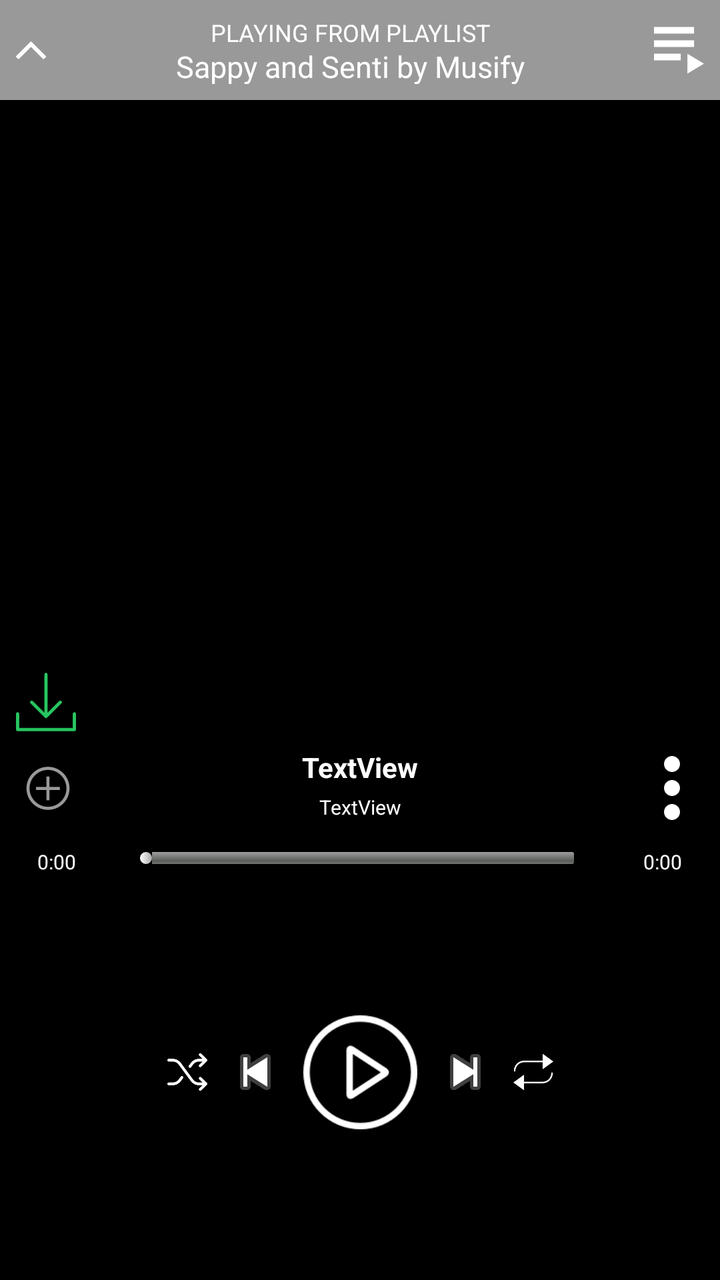
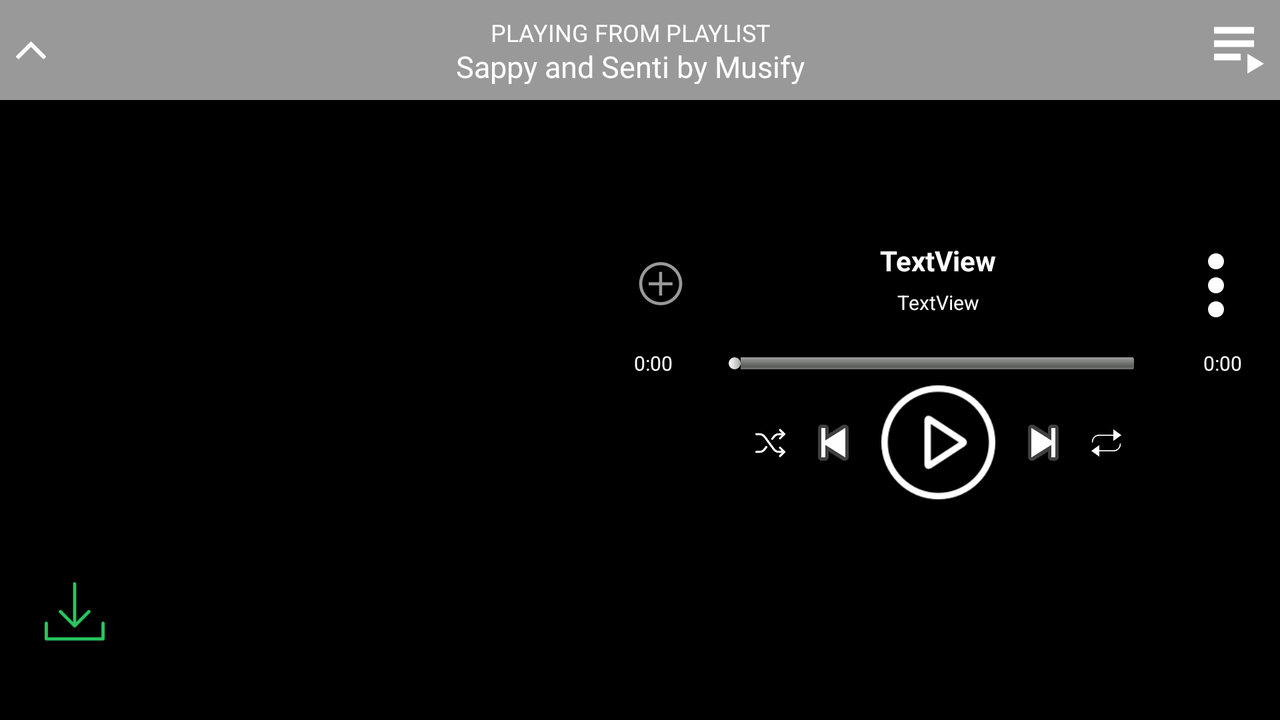

Two renders of one Android screen. The first uses the default layout on a phone; the second uses the alternative layout the repository ships for a different screen configuration, on a matching device. The two XML files are below.
<!-- AndroidManifest.xml: activity theme FullScreen -->
<!-- res/layout/activity_player.xml -->
<?xml version="1.0" encoding="utf-8"?>
<android.support.constraint.ConstraintLayout xmlns:android="http://schemas.android.com/apk/res/android"
    xmlns:app="http://schemas.android.com/apk/res-auto"
    xmlns:tools="http://schemas.android.com/tools"
    android:layout_width="match_parent"
    android:layout_height="match_parent"
    android:background="@android:color/black"
    tools:context=".PlayerActivity">

    <ImageButton
        android:id="@+id/ibPrevious"
        android:layout_width="wrap_content"
        android:layout_height="wrap_content"
        android:layout_marginTop="8dp"
        android:layout_marginEnd="8dp"
        android:layout_marginRight="8dp"
        android:layout_marginBottom="8dp"
        android:background="@android:color/transparent"
        app:layout_constraintBottom_toBottomOf="parent"
        app:layout_constraintEnd_toStartOf="@+id/ibPlayPause"
        app:layout_constraintTop_toBottomOf="@+id/sbMediaSeekbar"
        app:srcCompat="@android:drawable/ic_media_previous" />

    <ImageButton
        android:id="@+id/imageButton8"
        android:layout_width="20dp"
        android:layout_height="20dp"
        android:layout_marginTop="8dp"
        android:layout_marginEnd="8dp"
        android:layout_marginRight="8dp"
        android:layout_marginBottom="8dp"
        android:background="@android:color/transparent"
        android:scaleType="fitXY"
        app:layout_constraintBottom_toBottomOf="parent"
        app:layout_constraintEnd_toStartOf="@+id/ibPrevious"
        app:layout_constraintTop_toBottomOf="@+id/sbMediaSeekbar"
        app:srcCompat="@mipmap/ic_shuffle" />

    <TextView
        android:id="@+id/tvDuration"
        android:layout_width="41dp"
        android:layout_height="wrap_content"
        android:layout_marginTop="6dp"
        android:layout_marginEnd="8dp"
        android:layout_marginRight="8dp"
        android:text="0:00"
        android:textAlignment="center"
        android:textColor="@android:color/white"
        android:textSize="10sp"
        app:layout_constraintEnd_toEndOf="parent"
        app:layout_constraintTop_toBottomOf="@+id/constraintLayout3" />

    <android.support.constraint.ConstraintLayout
        android:id="@+id/constraintLayout"
        android:layout_width="0dp"
        android:layout_height="50dp"
        android:background="#999999"
        app:layout_constraintEnd_toEndOf="parent"
        app:layout_constraintStart_toStartOf="parent"
        app:layout_constraintTop_toTopOf="parent">

        <ImageView
            android:id="@+id/ivDropPage"
            android:layout_width="15dp"
            android:layout_height="15dp"
            android:layout_marginStart="8dp"
            android:layout_marginLeft="8dp"
            android:layout_marginTop="8dp"
            android:layout_marginBottom="8dp"
            app:layout_constraintBottom_toBottomOf="parent"
            app:layout_constraintStart_toStartOf="parent"
            app:layout_constraintTop_toTopOf="parent"
            app:srcCompat="@mipmap/ic_arrow_up" />

        <ImageView
            android:id="@+id/imageView2"
            android:layout_width="25dp"
            android:layout_height="25dp"
            android:layout_marginTop="8dp"
            android:layout_marginEnd="8dp"
            android:layout_marginRight="8dp"
            android:layout_marginBottom="8dp"
            app:layout_constraintBottom_toBottomOf="parent"
            app:layout_constraintEnd_toEndOf="parent"
            app:layout_constraintTop_toTopOf="parent"
            app:srcCompat="@mipmap/ic_playlist" />

        <LinearLayout
            android:layout_width="0dp"
            android:layout_height="34dp"
            android:layout_marginStart="8dp"
            android:layout_marginLeft="8dp"
            android:layout_marginTop="8dp"
            android:layout_marginEnd="8dp"
            android:layout_marginRight="8dp"
            android:layout_marginBottom="8dp"
            android:orientation="vertical"
            app:layout_constraintBottom_toBottomOf="parent"
            app:layout_constraintEnd_toStartOf="@+id/imageView2"
            app:layout_constraintStart_toEndOf="@+id/ivDropPage"
            app:layout_constraintTop_toTopOf="parent">

            <TextView
                android:id="@+id/textView3"
                android:layout_width="match_parent"
                android:layout_height="15dp"
                android:text="PLAYING FROM PLAYLIST"
                android:textAlignment="center"
                android:textColor="@android:color/white"
                android:textSize="12sp" />

            <TextView
                android:id="@+id/textView4"
                android:layout_width="match_parent"
                android:layout_height="19dp"
                android:text="Sappy and Senti by Musify"
                android:textAlignment="center"
                android:textColor="@android:color/white"
                android:textSize="15sp" />
        </LinearLayout>


    </android.support.constraint.ConstraintLayout>

    <android.support.v4.view.ViewPager
        android:id="@+id/vpPlaylist"
        android:layout_width="0dp"
        android:layout_height="0dp"
        app:layout_constraintEnd_toEndOf="parent"
        app:layout_constraintHeight_default="percent"
        app:layout_constraintHeight_percent="0.5"
        app:layout_constraintStart_toStartOf="parent"
        app:layout_constraintTop_toBottomOf="@+id/constraintLayout" />

    <android.support.constraint.ConstraintLayout
        android:id="@+id/constraintLayout3"
        android:layout_width="0dp"
        android:layout_height="48dp"
        app:layout_constraintEnd_toEndOf="parent"
        app:layout_constraintStart_toStartOf="parent"
        app:layout_constraintTop_toBottomOf="@+id/vpPlaylist">

        <ImageButton
            android:id="@+id/imageButton"
            android:layout_width="wrap_content"
            android:layout_height="wrap_content"
            android:layout_marginStart="8dp"
            android:layout_marginLeft="8dp"
            android:layout_marginTop="8dp"
            android:layout_marginBottom="8dp"
            android:background="@android:color/transparent"
            app:layout_constraintBottom_toBottomOf="parent"
            app:layout_constraintStart_toStartOf="parent"
            app:layout_constraintTop_toTopOf="parent"
            app:srcCompat="@android:drawable/ic_menu_add" />

        <ImageButton
            android:id="@+id/ibTrackOptions"
            android:layout_width="wrap_content"
            android:layout_height="wrap_content"
            android:layout_marginTop="8dp"
            android:layout_marginEnd="8dp"
            android:layout_marginRight="8dp"
            android:layout_marginBottom="8dp"
            android:background="@android:color/transparent"
            android:scaleType="centerInside"
            app:layout_constraintBottom_toBottomOf="parent"
            app:layout_constraintEnd_toEndOf="parent"
            app:layout_constraintTop_toTopOf="parent"
            app:layout_constraintVertical_bias="1.0"
            app:srcCompat="@mipmap/ic_dot_menu" />

        <TextView
            android:id="@+id/tvArtist"
            android:layout_width="0dp"
            android:layout_height="wrap_content"
            android:layout_marginStart="8dp"
            android:layout_marginLeft="8dp"
            android:layout_marginTop="4dp"
            android:layout_marginEnd="8dp"
            android:layout_marginRight="8dp"
            android:text="TextView"
            android:textAlignment="center"
            android:textColor="@android:color/white"
            android:textSize="14sp"
            android:textStyle="bold"
            app:layout_constraintEnd_toStartOf="@+id/ibTrackOptions"
            app:layout_constraintStart_toEndOf="@+id/imageButton"
            app:layout_constraintTop_toTopOf="parent" />

        <TextView
            android:id="@+id/tvTitle"
            android:layout_width="0dp"
            android:layout_height="wrap_content"
            android:layout_marginBottom="4dp"
            android:text="TextView"
            android:textAlignment="center"
            android:textColor="@android:color/white"
            android:textSize="10sp"
            app:layout_constraintBottom_toBottomOf="parent"
            app:layout_constraintEnd_toEndOf="@+id/tvArtist"
            app:layout_constraintStart_toStartOf="@+id/tvArtist"
            app:layout_constraintTop_toBottomOf="@+id/tvArtist" />
    </android.support.constraint.ConstraintLayout>

    <TextView
        android:id="@+id/tvCurrentTime"
        android:layout_width="41dp"
        android:layout_height="wrap_content"
        android:layout_marginStart="8dp"
        android:layout_marginTop="6dp"
        android:text="0:00"
        android:textAlignment="center"
        android:textColor="@android:color/white"
        android:textSize="10sp"
        app:layout_constraintStart_toStartOf="parent"
        app:layout_constraintTop_toBottomOf="@+id/constraintLayout3" />

    <android.support.v7.widget.AppCompatSeekBar
        android:id="@+id/sbMediaSeekbar"
        android:layout_width="0dp"
        android:layout_height="6dp"
        android:layout_marginStart="8dp"
        android:layout_marginTop="8dp"
        android:layout_marginEnd="8dp"
        android:max="100"
        android:progress="0"
        android:progressDrawable="@drawable/seekbar_style"
        android:thumb="@drawable/custom_thumb"
        app:layout_constraintEnd_toStartOf="@+id/tvDuration"
        app:layout_constraintStart_toEndOf="@+id/tvCurrentTime"
        app:layout_constraintTop_toBottomOf="@+id/constraintLayout3" />

    <ImageButton
        android:id="@+id/ibPlayPause"
        android:layout_width="57dp"
        android:layout_height="57dp"
        android:layout_marginStart="8dp"
        android:layout_marginLeft="8dp"
        android:layout_marginTop="8dp"
        android:layout_marginEnd="8dp"
        android:layout_marginRight="8dp"
        android:layout_marginBottom="8dp"
        android:background="@android:color/transparent"
        android:scaleType="fitXY"
        app:layout_constraintBottom_toBottomOf="parent"
        app:layout_constraintEnd_toEndOf="parent"
        app:layout_constraintStart_toStartOf="parent"
        app:layout_constraintTop_toBottomOf="@+id/sbMediaSeekbar"
        app:srcCompat="@mipmap/ic_play_arrow" />

    <ImageButton
        android:id="@+id/ibNext"
        android:layout_width="wrap_content"
        android:layout_height="wrap_content"
        android:layout_marginStart="8dp"
        android:layout_marginLeft="8dp"
        android:layout_marginTop="8dp"
        android:layout_marginBottom="8dp"
        android:background="@android:color/transparent"
        app:layout_constraintBottom_toBottomOf="parent"
        app:layout_constraintStart_toEndOf="@+id/ibPlayPause"
        app:layout_constraintTop_toBottomOf="@+id/sbMediaSeekbar"
        app:srcCompat="@android:drawable/ic_media_next" />

    <ImageButton
        android:id="@+id/ibRepeat"
        android:layout_width="20dp"
        android:layout_height="20dp"
        android:layout_marginStart="8dp"
        android:layout_marginTop="8dp"
        android:layout_marginBottom="8dp"
        android:background="@android:color/transparent"
        android:scaleType="fitXY"
        app:layout_constraintBottom_toBottomOf="parent"
        app:layout_constraintStart_toEndOf="@+id/ibNext"
        app:layout_constraintTop_toBottomOf="@+id/sbMediaSeekbar"
        app:srcCompat="@mipmap/ic_repeat" />

    <ImageButton
        android:id="@+id/ibDownloaded"
        android:layout_width="30dp"
        android:layout_height="30dp"
        android:layout_marginStart="8dp"
        android:layout_marginTop="4dp"
        android:layout_marginBottom="4dp"
        android:buttonTint="@android:color/white"
        android:buttonTintMode="src_in"
        android:background="@android:color/transparent"
        android:src="@mipmap/ic_downloaded_arrow"
        android:scaleType="fitXY"
        app:layout_constraintBottom_toTopOf="@+id/constraintLayout3"
        app:layout_constraintStart_toStartOf="@+id/vpPlaylist"
        app:layout_constraintTop_toTopOf="@+id/vpPlaylist"
        app:layout_constraintVertical_bias="1.0" />
</android.support.constraint.ConstraintLayout>
<!-- resources referenced by this layout -->
<resources>
  <!-- drawable custom_thumb (drawable) -->
  <?xml version="1.0" encoding="utf-8"?>
  <layer-list xmlns:android="http://schemas.android.com/apk/res/android">
      <item>
          <shape android:shape="oval">
              <solid android:color="@android:color/darker_gray" />
              <size
                  android:width="6dp"
                  android:height="6dp"/>
              <gradient
                  android:startColor="@android:color/white"
                  android:endColor="@android:color/darker_gray"
                  android:type="linear"/>
          </shape>
      </item>
  </layer-list>
  <!-- drawable seekbar_style (drawable) -->
  <layer-list xmlns:android="http://schemas.android.com/apk/res/android" >
  
      <item android:id="@android:id/background">
  
          <shape>
  
              <size android:height="1dp"/>
              <corners android:radius="1dip" />
  
              <gradient
                  android:angle="270"
                  android:centerColor="#ff5a5d5a"
                  android:centerY="0.75"
                  android:endColor="#ff747674"
                  android:startColor="#ff9d9e9d" />
          </shape>
      </item>
  
      <item android:id="@android:id/secondaryProgress">
  
          <clip>
  
              <shape>
  
                  <size android:height="1dip"/>
                  <corners android:radius="1dip" />
  
                  <gradient
                      android:angle="270"
                      android:centerColor="#80ffb600"
                      android:centerY="0.75"
                      android:endColor="#a0ffcb00"
                      android:startColor="#80ffd300" />
              </shape>
          </clip>
      </item>
  
      <item android:id="@android:id/progress">
  
          <clip>
  
              <shape>
                  <size android:height="1dip"/>
  
                  <corners android:radius="1dip" />
  
                  <gradient
                      android:angle="270"
                      android:centerColor="#bad8f2"
                      android:centerY="0.75"
                      android:endColor="#4c8fbe"
                      android:startColor="#4191bb" />
              </shape>
          </clip>
      </item>
  
  </layer-list>
  <!-- mipmap ic_arrow_up: png bitmap (mipmap-xxxhdpi, 885 bytes) -->
  <!-- mipmap ic_dot_menu: png bitmap (mipmap-xxxhdpi, 847 bytes) -->
  <!-- mipmap ic_downloaded_arrow: png bitmap (mipmap-xxxhdpi, 1256 bytes) -->
  <!-- mipmap ic_play_arrow: png bitmap (mipmap-xxxhdpi, 2621 bytes) -->
  <!-- mipmap ic_playlist: png bitmap (mipmap-xxxhdpi, 900 bytes) -->
  <!-- mipmap ic_repeat: png bitmap (mipmap-xxxhdpi, 1841 bytes) -->
  <!-- mipmap ic_shuffle: png bitmap (mipmap-xxxhdpi, 2611 bytes) -->
  <style name="FullScreen" parent="AppTheme">
          <item name="windowNoTitle">true</item>
      </style>
  <style name="AppTheme" parent="Theme.AppCompat.Light.DarkActionBar">
          
          <item name="colorPrimary">@android:color/black</item>
          <item name="colorPrimaryDark">#161616</item>
          <item name="colorAccent">@color/colorAccent</item>
      </style>
</resources>
<!-- res/layout-land/activity_player.xml (the author's variant of the layout above) -->
<!-- drawn on the phone turned sideways -->
<?xml version="1.0" encoding="utf-8"?>
<android.support.constraint.ConstraintLayout xmlns:android="http://schemas.android.com/apk/res/android"
    xmlns:app="http://schemas.android.com/apk/res-auto"
    xmlns:tools="http://schemas.android.com/tools"
    android:layout_width="match_parent"
    android:layout_height="match_parent"
    android:background="@android:color/black"
    tools:context=".PlayerActivity"
    tools:layout_editor_absoluteY="25dp">


    <ImageButton
        android:id="@+id/ibPrevious"
        android:layout_width="wrap_content"
        android:layout_height="wrap_content"
        android:layout_marginEnd="8dp"
        android:background="@android:color/transparent"
        app:layout_constraintBottom_toBottomOf="@+id/ibPlayPause"
        app:layout_constraintEnd_toStartOf="@+id/ibPlayPause"
        app:layout_constraintTop_toTopOf="@+id/ibPlayPause"
        app:srcCompat="@android:drawable/ic_media_previous" />

    <ImageButton
        android:id="@+id/imageButton8"
        android:layout_width="15dp"
        android:layout_height="15dp"
        android:layout_marginEnd="8dp"
        android:background="@android:color/transparent"
        android:scaleType="fitXY"
        app:layout_constraintBottom_toBottomOf="@+id/ibPrevious"
        app:layout_constraintEnd_toStartOf="@+id/ibPrevious"
        app:layout_constraintTop_toTopOf="@+id/ibPrevious"
        app:srcCompat="@mipmap/ic_shuffle" />

    <TextView
        android:id="@+id/tvDuration"
        android:layout_width="41dp"
        android:layout_height="wrap_content"
        android:layout_marginTop="8dp"
        android:layout_marginEnd="8dp"
        android:text="0:00"
        android:textAlignment="center"
        android:textColor="@android:color/white"
        android:textSize="10sp"
        app:layout_constraintEnd_toEndOf="parent"
        app:layout_constraintTop_toBottomOf="@+id/constraintLayout3" />

    <android.support.constraint.ConstraintLayout
        android:id="@+id/constraintLayout"
        android:layout_width="0dp"
        android:layout_height="50dp"
        android:background="#999999"
        app:layout_constraintEnd_toEndOf="parent"
        app:layout_constraintStart_toStartOf="parent"
        app:layout_constraintTop_toTopOf="parent">

        <ImageView
            android:id="@+id/ivDropPage"
            android:layout_width="15dp"
            android:layout_height="15dp"
            android:layout_marginStart="8dp"
            android:layout_marginTop="8dp"
            android:layout_marginBottom="8dp"
            app:layout_constraintBottom_toBottomOf="parent"
            app:layout_constraintStart_toStartOf="parent"
            app:layout_constraintTop_toTopOf="parent"
            app:srcCompat="@mipmap/ic_arrow_up" />

        <ImageButton
            android:id="@+id/ibTrackQueue"
            android:layout_width="25dp"
            android:layout_height="25dp"
            android:layout_marginTop="8dp"
            android:layout_marginEnd="8dp"
            android:layout_marginBottom="8dp"
            app:layout_constraintBottom_toBottomOf="parent"
            app:layout_constraintEnd_toEndOf="parent"
            app:layout_constraintTop_toTopOf="parent"
            app:srcCompat="@mipmap/ic_playlist"
            android:scaleType="fitCenter"
            android:background="@android:color/transparent"/>

        <LinearLayout
            android:layout_width="0dp"
            android:layout_height="34dp"
            android:layout_marginStart="8dp"
            android:layout_marginLeft="8dp"
            android:layout_marginTop="8dp"
            android:layout_marginEnd="8dp"
            android:layout_marginRight="8dp"
            android:layout_marginBottom="8dp"
            android:orientation="vertical"
            app:layout_constraintBottom_toBottomOf="parent"
            app:layout_constraintEnd_toStartOf="@+id/ibTrackQueue"
            app:layout_constraintStart_toEndOf="@+id/ivDropPage"
            app:layout_constraintTop_toTopOf="parent">

            <TextView
                android:id="@+id/textView3"
                android:layout_width="match_parent"
                android:layout_height="15dp"
                android:text="PLAYING FROM PLAYLIST"
                android:textAlignment="center"
                android:textColor="@android:color/white"
                android:textSize="12sp" />

            <TextView
                android:id="@+id/textView4"
                android:layout_width="match_parent"
                android:layout_height="19dp"
                android:text="Sappy and Senti by Musify"
                android:textAlignment="center"
                android:textColor="@android:color/white"
                android:textSize="15sp" />
        </LinearLayout>


    </android.support.constraint.ConstraintLayout>

    <android.support.v4.view.ViewPager
        android:id="@+id/vpPlaylist"
        android:layout_width="280dp"
        android:layout_height="239dp"
        android:layout_marginStart="8dp"
        android:layout_marginEnd="8dp"
        app:layout_constraintBottom_toBottomOf="parent"
        app:layout_constraintEnd_toEndOf="parent"
        app:layout_constraintHeight_percent="0.5"
        app:layout_constraintHorizontal_bias="0.03"
        app:layout_constraintStart_toStartOf="parent"
        app:layout_constraintTop_toBottomOf="@+id/constraintLayout" />

    <android.support.constraint.ConstraintLayout
        android:id="@+id/constraintLayout3"
        android:layout_width="0dp"
        android:layout_height="50dp"
        android:layout_marginStart="8dp"
        android:layout_marginTop="8dp"
        android:layout_marginEnd="8dp"
        android:layout_marginBottom="8dp"
        app:layout_constraintBottom_toBottomOf="parent"
        app:layout_constraintEnd_toEndOf="parent"
        app:layout_constraintStart_toEndOf="@+id/vpPlaylist"
        app:layout_constraintTop_toBottomOf="@+id/constraintLayout"
        app:layout_constraintVertical_bias="0.24000001">

        <ImageButton
            android:id="@+id/imageButton"
            android:layout_width="wrap_content"
            android:layout_height="wrap_content"
            android:layout_marginStart="8dp"
            android:layout_marginTop="8dp"
            android:layout_marginBottom="8dp"
            android:background="@android:color/transparent"
            app:layout_constraintBottom_toBottomOf="parent"
            app:layout_constraintStart_toStartOf="parent"
            app:layout_constraintTop_toTopOf="parent"
            app:srcCompat="@android:drawable/ic_menu_add" />

        <ImageButton
            android:id="@+id/ibTrackOptions"
            android:layout_width="wrap_content"
            android:layout_height="wrap_content"
            android:layout_marginTop="8dp"
            android:layout_marginEnd="8dp"
            android:layout_marginBottom="8dp"
            android:background="@android:color/transparent"
            android:scaleType="centerInside"
            app:layout_constraintBottom_toBottomOf="parent"
            app:layout_constraintEnd_toEndOf="parent"
            app:layout_constraintTop_toTopOf="parent"
            app:layout_constraintVertical_bias="1.0"
            app:srcCompat="@mipmap/ic_dot_menu" />

        <TextView
            android:id="@+id/tvArtist"
            android:layout_width="0dp"
            android:layout_height="wrap_content"
            android:layout_marginStart="8dp"
            android:layout_marginLeft="8dp"
            android:layout_marginTop="4dp"
            android:layout_marginEnd="8dp"
            android:layout_marginRight="8dp"
            android:text="TextView"
            android:textAlignment="center"
            android:textColor="@android:color/white"
            android:textSize="14sp"
            android:textStyle="bold"
            app:layout_constraintEnd_toStartOf="@+id/ibTrackOptions"
            app:layout_constraintStart_toEndOf="@+id/imageButton"
            app:layout_constraintTop_toTopOf="parent" />

        <TextView
            android:id="@+id/tvTitle"
            android:layout_width="0dp"
            android:layout_height="wrap_content"
            android:layout_marginBottom="4dp"
            android:text="TextView"
            android:textAlignment="center"
            android:textColor="@android:color/white"
            android:textSize="10sp"
            app:layout_constraintBottom_toBottomOf="parent"
            app:layout_constraintEnd_toEndOf="@+id/tvArtist"
            app:layout_constraintStart_toStartOf="@+id/tvArtist"
            app:layout_constraintTop_toBottomOf="@+id/tvArtist" />
    </android.support.constraint.ConstraintLayout>

    <TextView
        android:id="@+id/tvCurrentTime"
        android:layout_width="41dp"
        android:layout_height="wrap_content"
        android:layout_marginStart="8dp"
        android:layout_marginTop="8dp"
        android:text="0:00"
        android:textAlignment="center"
        android:textColor="@android:color/white"
        android:textSize="10sp"
        app:layout_constraintStart_toEndOf="@+id/vpPlaylist"
        app:layout_constraintTop_toBottomOf="@+id/constraintLayout3" />

    <android.support.v7.widget.AppCompatSeekBar
        android:id="@+id/sbMediaSeekbar"
        android:layout_width="0dp"
        android:layout_height="6dp"
        android:layout_marginStart="4dp"
        android:layout_marginTop="12dp"
        android:layout_marginEnd="8dp"
        android:max="100"
        android:progress="0"
        android:progressDrawable="@drawable/seekbar_style"
        android:thumb="@drawable/custom_thumb"
        app:layout_constraintEnd_toStartOf="@+id/tvDuration"
        app:layout_constraintHorizontal_bias="1.0"
        app:layout_constraintStart_toEndOf="@+id/tvCurrentTime"
        app:layout_constraintTop_toBottomOf="@+id/constraintLayout3" />

    <ImageButton
        android:id="@+id/ibPlayPause"
        android:layout_width="57dp"
        android:layout_height="57dp"
        android:layout_marginStart="8dp"
        android:layout_marginTop="8dp"
        android:layout_marginEnd="8dp"
        android:background="@android:color/transparent"
        android:scaleType="fitXY"
        app:layout_constraintEnd_toEndOf="parent"
        app:layout_constraintStart_toEndOf="@+id/vpPlaylist"
        app:layout_constraintTop_toBottomOf="@+id/sbMediaSeekbar"
        app:srcCompat="@mipmap/ic_play_arrow" />

    <ImageButton
        android:id="@+id/ibNext"
        android:layout_width="wrap_content"
        android:layout_height="wrap_content"
        android:layout_marginStart="8dp"
        android:background="@android:color/transparent"
        app:layout_constraintBottom_toBottomOf="@+id/ibPlayPause"
        app:layout_constraintStart_toEndOf="@+id/ibPlayPause"
        app:layout_constraintTop_toTopOf="@+id/ibPlayPause"
        app:srcCompat="@android:drawable/ic_media_next" />

    <ImageButton
        android:id="@+id/ibRepeat"
        android:layout_width="15dp"
        android:layout_height="15dp"
        android:layout_marginStart="8dp"
        android:background="@android:color/transparent"
        android:scaleType="fitXY"
        app:layout_constraintBottom_toBottomOf="@+id/ibNext"
        app:layout_constraintStart_toEndOf="@+id/ibNext"
        app:layout_constraintTop_toTopOf="@+id/ibNext"
        app:srcCompat="@mipmap/ic_repeat" />

    <ImageButton
        android:id="@+id/ibDownloaded"
        android:layout_width="30dp"
        android:layout_height="30dp"
        android:layout_marginStart="4dp"
        android:layout_marginTop="4dp"
        android:layout_marginBottom="4dp"
        android:buttonTint="@android:color/white"
        android:buttonTintMode="src_in"
        android:src="@mipmap/ic_downloaded_arrow"
        android:background="@android:color/transparent"
        android:scaleType="fitXY"

        app:layout_constraintBottom_toBottomOf="@+id/vpPlaylist"
        app:layout_constraintStart_toStartOf="@+id/vpPlaylist"
        app:layout_constraintTop_toTopOf="@+id/vpPlaylist"
        app:layout_constraintVertical_bias="1.0" />
</android.support.constraint.ConstraintLayout>
